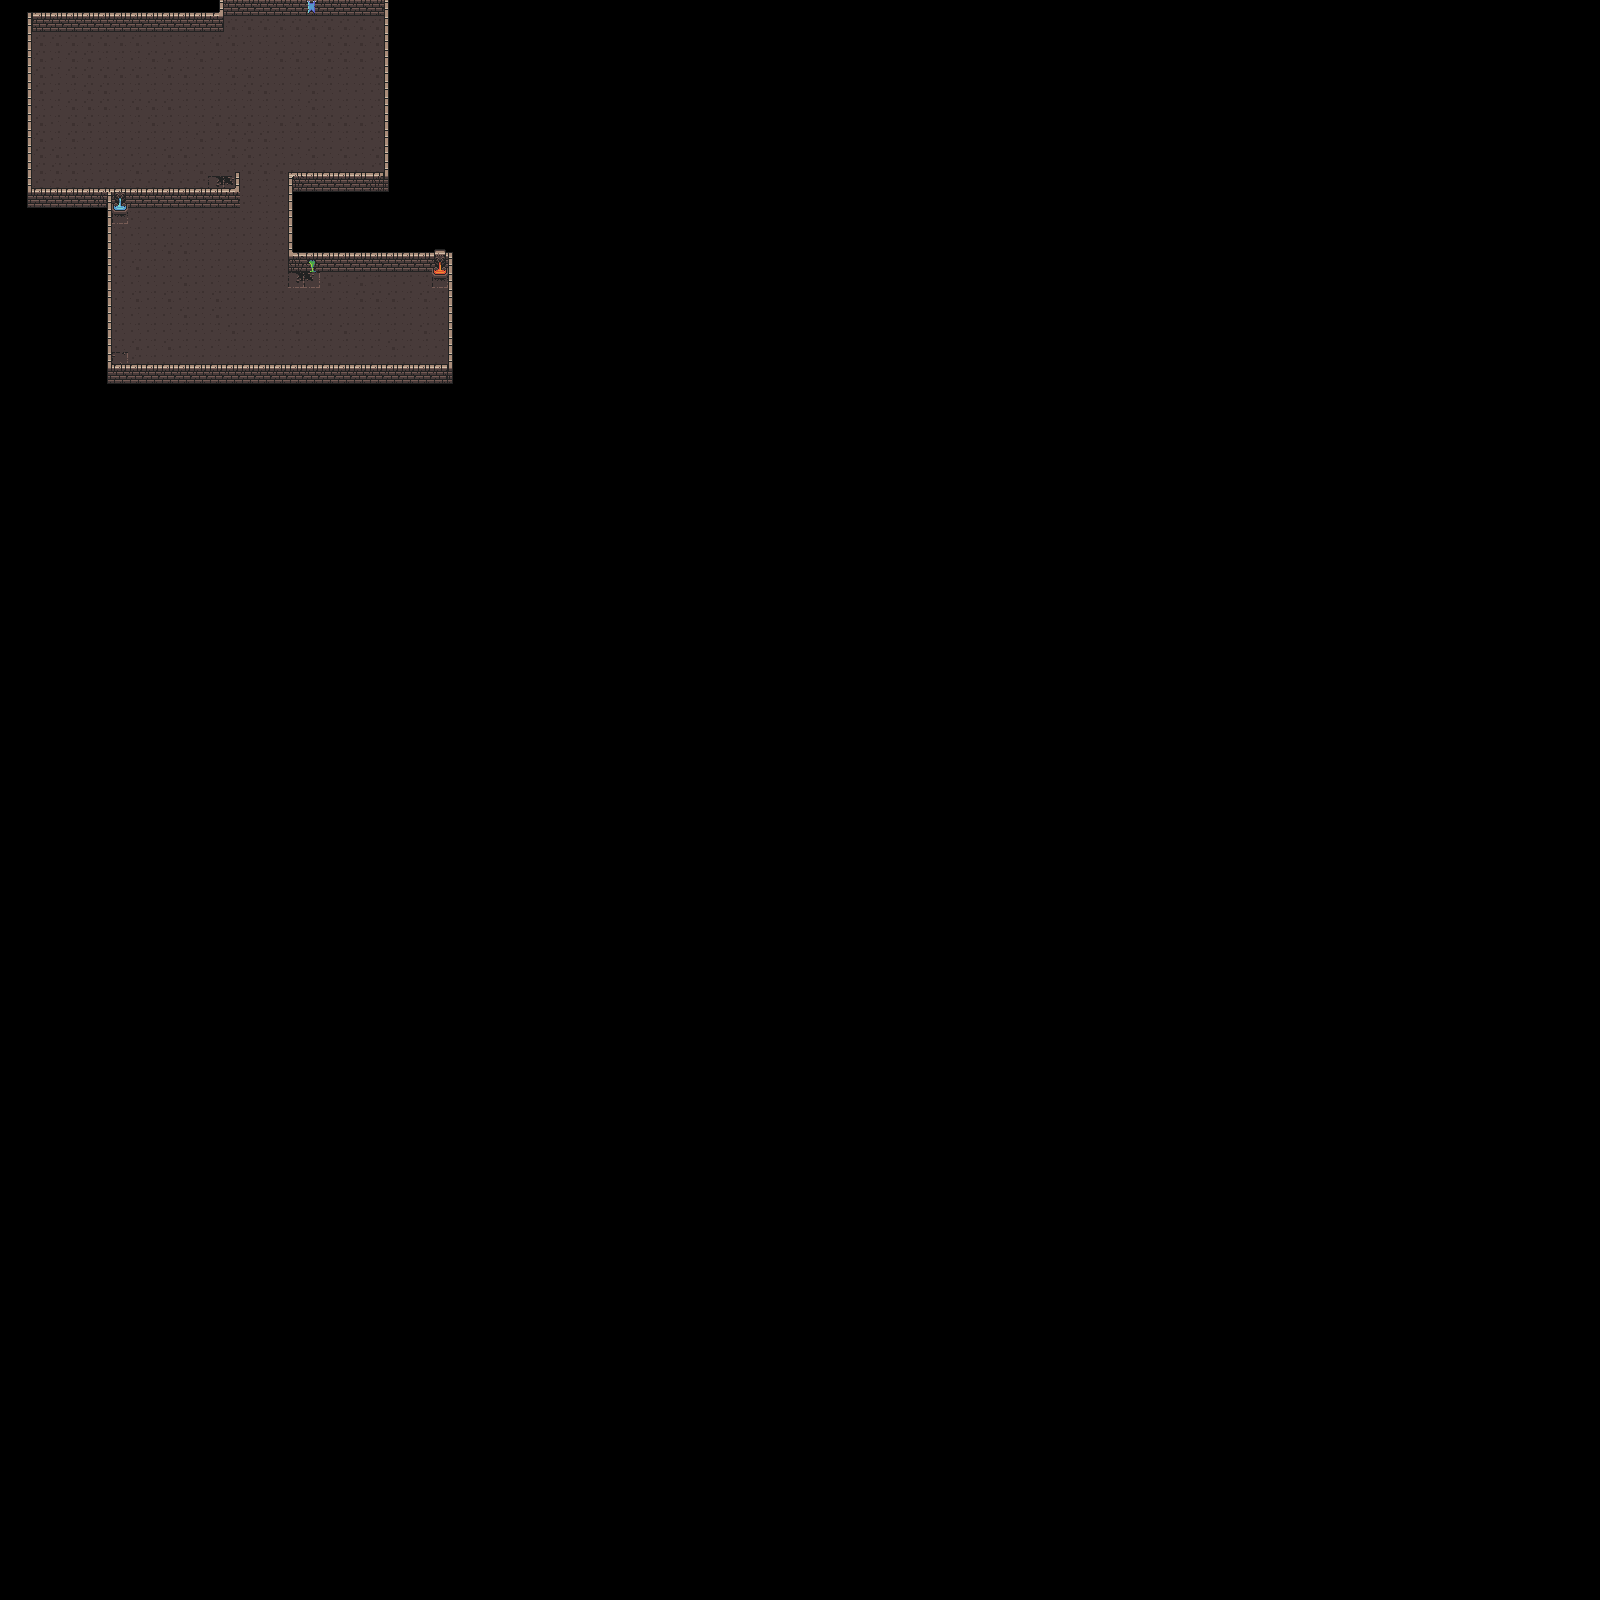

A level layout from a 2D game, rendered from its tile map. Below: a short description, then the map file with tile-grid data replaced by summaries:
An orthogonal 100x100 tile map with 16x16 px tiles, 2 tile layers (Ground, Walls) and 7 objects (4x chest).

<map version="1.2" tiledversion="1.3.3" orientation="orthogonal" renderorder="right-down" width="100" height="100" tilewidth="16" tileheight="16" infinite="0" nextlayerid="10" nextobjectid="9">
 <editorsettings>
  <export target="dungeon-01.json" format="json" />
 </editorsettings>
 <tileset firstgid="1" name="dungeon" tilewidth="16" tileheight="16" tilecount="160" columns="10">
  <image source="../tiles/dungeon_tiles.png" width="160" height="256" />
  <tile id="0">
   <properties>
    <property name="collides" type="bool" value="false" />
   </properties>
  </tile>
  <tile id="1">
   <properties>
    <property name="collides" type="bool" value="false" />
   </properties>
  </tile>
  <tile id="2">
   <properties>
    <property name="collides" type="bool" value="false" />
   </properties>
  </tile>
  <tile id="3">
   <properties>
    <property name="collides" type="bool" value="false" />
   </properties>
  </tile>
  <tile id="4">
   <properties>
    <property name="collides" type="bool" value="false" />
   </properties>
  </tile>
  <tile id="5">
   <properties>
    <property name="collides" type="bool" value="false" />
   </properties>
  </tile>
  <tile id="6">
   <properties>
    <property name="collides" type="bool" value="false" />
   </properties>
  </tile>
  <tile id="10">
   <properties>
    <property name="collides" type="bool" value="false" />
   </properties>
  </tile>
  <tile id="11">
   <properties>
    <property name="collides" type="bool" value="true" />
   </properties>
  </tile>
  <tile id="12">
   <properties>
    <property name="collides" type="bool" value="true" />
   </properties>
  </tile>
  <tile id="13">
   <properties>
    <property name="collides" type="bool" value="true" />
   </properties>
  </tile>
  <tile id="14">
   <properties>
    <property name="collides" type="bool" value="true" />
   </properties>
  </tile>
  <tile id="15">
   <properties>
    <property name="collides" type="bool" value="true" />
   </properties>
  </tile>
  <tile id="16">
   <properties>
    <property name="collides" type="bool" value="true" />
   </properties>
  </tile>
  <tile id="18">
   <properties>
    <property name="collides" type="bool" value="false" />
   </properties>
  </tile>
  <tile id="20">
   <properties>
    <property name="collides" type="bool" value="false" />
   </properties>
  </tile>
  <tile id="21">
   <properties>
    <property name="collides" type="bool" value="true" />
   </properties>
  </tile>
  <tile id="22">
   <properties>
    <property name="collides" type="bool" value="true" />
   </properties>
  </tile>
  <tile id="23">
   <properties>
    <property name="collides" type="bool" value="true" />
   </properties>
  </tile>
  <tile id="24">
   <properties>
    <property name="collides" type="bool" value="true" />
   </properties>
  </tile>
  <tile id="25">
   <properties>
    <property name="collides" type="bool" value="true" />
   </properties>
  </tile>
  <tile id="26">
   <properties>
    <property name="collides" type="bool" value="true" />
   </properties>
  </tile>
  <tile id="28">
   <properties>
    <property name="collides" type="bool" value="false" />
   </properties>
  </tile>
  <tile id="30">
   <properties>
    <property name="collides" type="bool" value="false" />
   </properties>
  </tile>
  <tile id="31">
   <properties>
    <property name="collides" type="bool" value="true" />
   </properties>
  </tile>
  <tile id="32">
   <properties>
    <property name="collides" type="bool" value="true" />
   </properties>
  </tile>
  <tile id="33">
   <properties>
    <property name="collides" type="bool" value="true" />
   </properties>
  </tile>
  <tile id="34">
   <properties>
    <property name="collides" type="bool" value="true" />
   </properties>
  </tile>
  <tile id="35">
   <properties>
    <property name="collides" type="bool" value="true" />
   </properties>
  </tile>
  <tile id="36">
   <properties>
    <property name="collides" type="bool" value="true" />
   </properties>
  </tile>
  <tile id="38">
   <properties>
    <property name="collides" type="bool" value="false" />
   </properties>
  </tile>
  <tile id="40">
   <properties>
    <property name="collides" type="bool" value="false" />
   </properties>
  </tile>
  <tile id="41">
   <properties>
    <property name="collides" type="bool" value="false" />
   </properties>
  </tile>
  <tile id="42">
   <properties>
    <property name="collides" type="bool" value="false" />
   </properties>
  </tile>
  <tile id="43">
   <properties>
    <property name="collides" type="bool" value="false" />
   </properties>
  </tile>
  <tile id="44">
   <properties>
    <property name="collides" type="bool" value="false" />
   </properties>
  </tile>
  <tile id="45">
   <properties>
    <property name="collides" type="bool" value="false" />
   </properties>
  </tile>
  <tile id="46">
   <properties>
    <property name="collides" type="bool" value="false" />
   </properties>
  </tile>
  <tile id="50">
   <properties>
    <property name="collides" type="bool" value="false" />
   </properties>
  </tile>
  <tile id="51">
   <properties>
    <property name="collides" type="bool" value="false" />
   </properties>
  </tile>
  <tile id="52">
   <properties>
    <property name="collides" type="bool" value="false" />
   </properties>
  </tile>
  <tile id="53">
   <properties>
    <property name="collides" type="bool" value="false" />
   </properties>
  </tile>
  <tile id="54">
   <properties>
    <property name="collides" type="bool" value="false" />
   </properties>
  </tile>
  <tile id="55">
   <properties>
    <property name="collides" type="bool" value="false" />
   </properties>
  </tile>
  <tile id="56">
   <properties>
    <property name="collides" type="bool" value="false" />
   </properties>
  </tile>
  <tile id="60">
   <properties>
    <property name="collides" type="bool" value="false" />
   </properties>
  </tile>
  <tile id="61">
   <properties>
    <property name="collides" type="bool" value="false" />
   </properties>
  </tile>
  <tile id="62">
   <properties>
    <property name="collides" type="bool" value="false" />
   </properties>
  </tile>
  <tile id="63">
   <properties>
    <property name="collides" type="bool" value="false" />
   </properties>
  </tile>
  <tile id="64">
   <properties>
    <property name="collides" type="bool" value="false" />
   </properties>
  </tile>
  <tile id="65">
   <properties>
    <property name="collides" type="bool" value="false" />
   </properties>
  </tile>
  <tile id="66">
   <properties>
    <property name="collides" type="bool" value="false" />
   </properties>
  </tile>
  <tile id="70">
   <properties>
    <property name="collides" type="bool" value="false" />
   </properties>
  </tile>
  <tile id="71">
   <properties>
    <property name="collides" type="bool" value="false" />
   </properties>
  </tile>
  <tile id="72">
   <properties>
    <property name="collides" type="bool" value="false" />
   </properties>
  </tile>
  <tile id="73">
   <properties>
    <property name="collides" type="bool" value="false" />
   </properties>
  </tile>
  <tile id="74">
   <properties>
    <property name="collides" type="bool" value="false" />
   </properties>
  </tile>
  <tile id="75">
   <properties>
    <property name="collides" type="bool" value="false" />
   </properties>
  </tile>
  <tile id="76">
   <properties>
    <property name="collides" type="bool" value="false" />
   </properties>
  </tile>
  <tile id="80">
   <properties>
    <property name="collides" type="bool" value="true" />
   </properties>
  </tile>
  <tile id="81">
   <properties>
    <property name="collides" type="bool" value="true" />
   </properties>
  </tile>
  <tile id="82">
   <properties>
    <property name="collides" type="bool" value="true" />
   </properties>
  </tile>
  <tile id="83">
   <properties>
    <property name="collides" type="bool" value="true" />
   </properties>
  </tile>
  <tile id="84">
   <properties>
    <property name="collides" type="bool" value="false" />
   </properties>
  </tile>
  <tile id="85">
   <properties>
    <property name="collides" type="bool" value="false" />
   </properties>
  </tile>
  <tile id="86">
   <properties>
    <property name="collides" type="bool" value="false" />
   </properties>
  </tile>
  <tile id="90">
   <properties>
    <property name="collides" type="bool" value="true" />
   </properties>
  </tile>
  <tile id="91">
   <properties>
    <property name="collides" type="bool" value="true" />
   </properties>
  </tile>
  <tile id="92">
   <properties>
    <property name="collides" type="bool" value="false" />
   </properties>
  </tile>
  <tile id="93">
   <properties>
    <property name="collides" type="bool" value="false" />
   </properties>
  </tile>
  <tile id="94">
   <properties>
    <property name="collides" type="bool" value="true" />
   </properties>
  </tile>
  <tile id="95">
   <properties>
    <property name="collides" type="bool" value="true" />
   </properties>
  </tile>
  <tile id="96">
   <properties>
    <property name="collides" type="bool" value="false" />
   </properties>
  </tile>
  <tile id="100">
   <properties>
    <property name="collides" type="bool" value="false" />
   </properties>
  </tile>
  <tile id="101">
   <properties>
    <property name="collides" type="bool" value="false" />
   </properties>
  </tile>
  <tile id="102">
   <properties>
    <property name="collides" type="bool" value="true" />
   </properties>
  </tile>
  <tile id="103">
   <properties>
    <property name="collides" type="bool" value="true" />
   </properties>
  </tile>
  <tile id="104">
   <properties>
    <property name="collides" type="bool" value="false" />
   </properties>
  </tile>
  <tile id="105">
   <properties>
    <property name="collides" type="bool" value="false" />
   </properties>
  </tile>
  <tile id="106">
   <properties>
    <property name="collides" type="bool" value="false" />
   </properties>
  </tile>
  <tile id="110">
   <properties>
    <property name="collides" type="bool" value="false" />
   </properties>
  </tile>
  <tile id="111">
   <properties>
    <property name="collides" type="bool" value="false" />
   </properties>
  </tile>
  <tile id="112">
   <properties>
    <property name="collides" type="bool" value="false" />
   </properties>
  </tile>
  <tile id="113">
   <properties>
    <property name="collides" type="bool" value="false" />
   </properties>
  </tile>
  <tile id="114">
   <properties>
    <property name="collides" type="bool" value="false" />
   </properties>
  </tile>
  <tile id="115">
   <properties>
    <property name="collides" type="bool" value="false" />
   </properties>
  </tile>
  <tile id="116">
   <properties>
    <property name="collides" type="bool" value="false" />
   </properties>
  </tile>
  <tile id="120">
   <properties>
    <property name="collides" type="bool" value="false" />
   </properties>
  </tile>
  <tile id="121">
   <properties>
    <property name="collides" type="bool" value="false" />
   </properties>
  </tile>
  <tile id="122">
   <properties>
    <property name="collides" type="bool" value="false" />
   </properties>
  </tile>
  <tile id="123">
   <properties>
    <property name="collides" type="bool" value="false" />
   </properties>
  </tile>
  <tile id="124">
   <properties>
    <property name="collides" type="bool" value="false" />
   </properties>
  </tile>
  <tile id="125">
   <properties>
    <property name="collides" type="bool" value="false" />
   </properties>
  </tile>
  <tile id="126">
   <properties>
    <property name="collides" type="bool" value="false" />
   </properties>
  </tile>
  <tile id="130">
   <properties>
    <property name="collides" type="bool" value="false" />
   </properties>
  </tile>
  <tile id="131">
   <properties>
    <property name="collides" type="bool" value="false" />
   </properties>
  </tile>
  <tile id="132">
   <properties>
    <property name="collides" type="bool" value="false" />
   </properties>
  </tile>
  <tile id="133">
   <properties>
    <property name="collides" type="bool" value="false" />
   </properties>
  </tile>
  <tile id="134">
   <properties>
    <property name="collides" type="bool" value="false" />
   </properties>
  </tile>
  <tile id="135">
   <properties>
    <property name="collides" type="bool" value="false" />
   </properties>
  </tile>
  <tile id="136">
   <properties>
    <property name="collides" type="bool" value="false" />
   </properties>
  </tile>
  <tile id="140">
   <properties>
    <property name="collides" type="bool" value="false" />
   </properties>
  </tile>
  <tile id="141">
   <properties>
    <property name="collides" type="bool" value="false" />
   </properties>
  </tile>
  <tile id="142">
   <properties>
    <property name="collides" type="bool" value="false" />
   </properties>
  </tile>
  <tile id="143">
   <properties>
    <property name="collides" type="bool" value="false" />
   </properties>
  </tile>
  <tile id="144">
   <properties>
    <property name="collides" type="bool" value="false" />
   </properties>
  </tile>
  <tile id="145">
   <properties>
    <property name="collides" type="bool" value="false" />
   </properties>
  </tile>
  <tile id="146">
   <properties>
    <property name="collides" type="bool" value="false" />
   </properties>
  </tile>
 </tileset>
 <layer id="3" name="Ground" width="100" height="100">
  <data>[10000 cells, 397 non-empty, 7 distinct tile ids]</data>
 </layer>
 <layer id="4" name="Walls" width="100" height="100">
  <data>[10000 cells, 183 non-empty, 24 distinct tile ids]</data>
 </layer>
 <objectgroup id="8" name="Chests">
  <object id="1" name="chest2" type="chest" gid="59" x="304.667" y="31.6667" width="16" height="16" />
  <object id="3" name="chest1" type="chest" gid="59" x="127.667" y="48.3333" width="16" height="16" />
  <object id="4" name="chest3" type="chest" gid="59" x="175.667" y="224" width="16" height="16" />
  <object id="5" name="chest4" type="chest" gid="59" x="367.667" y="287.333" width="16" height="16" />
 </objectgroup>
 <objectgroup id="9" name="Enemies">
  <object id="6" gid="79" x="303.333" y="63" width="16" height="16" />
  <object id="7" gid="79" x="175.333" y="303" width="16" height="16" />
  <object id="8" gid="79" x="368" y="335" width="16" height="16" />
 </objectgroup>
</map>
